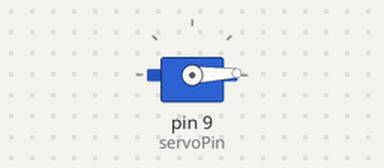
A sketch run on a simulated Arduino Uno, built with avr-gcc and run on an emulated ATmega328P. Shown: servo.

Above: at 0.05 s.
At 1.75 s:
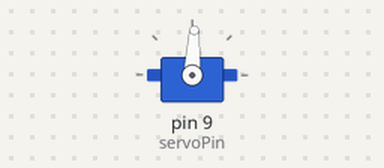
At 3.45 s:
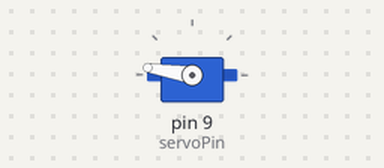
At 6.9 s:
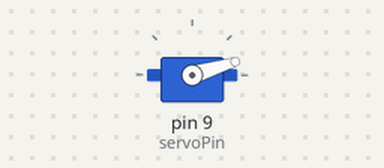
Timing chart, 0 to 9.4 s (numbered marks = the images above):
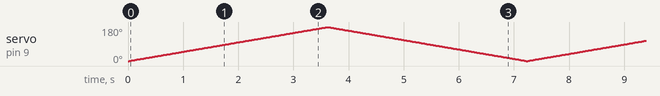

The sketch:

CH_11_02.ino
```cpp
#include <Servo.h>

Servo microServo;
int servoPin = 9;

void setup(){
  microServo.attach(servoPin);    // 서보 모터 연결
}

void loop(){
  int angle;          // 축 제어 값

  for(angle = 0; angle < 180; angle++){ // 0도에서 180도로
    microServo.write(angle);
    delay(20);
  }

  for(angle = 180; angle > 0; angle--){ // 180도에서 0도로
    microServo.write(angle);
    delay(20);
  }
}
```
